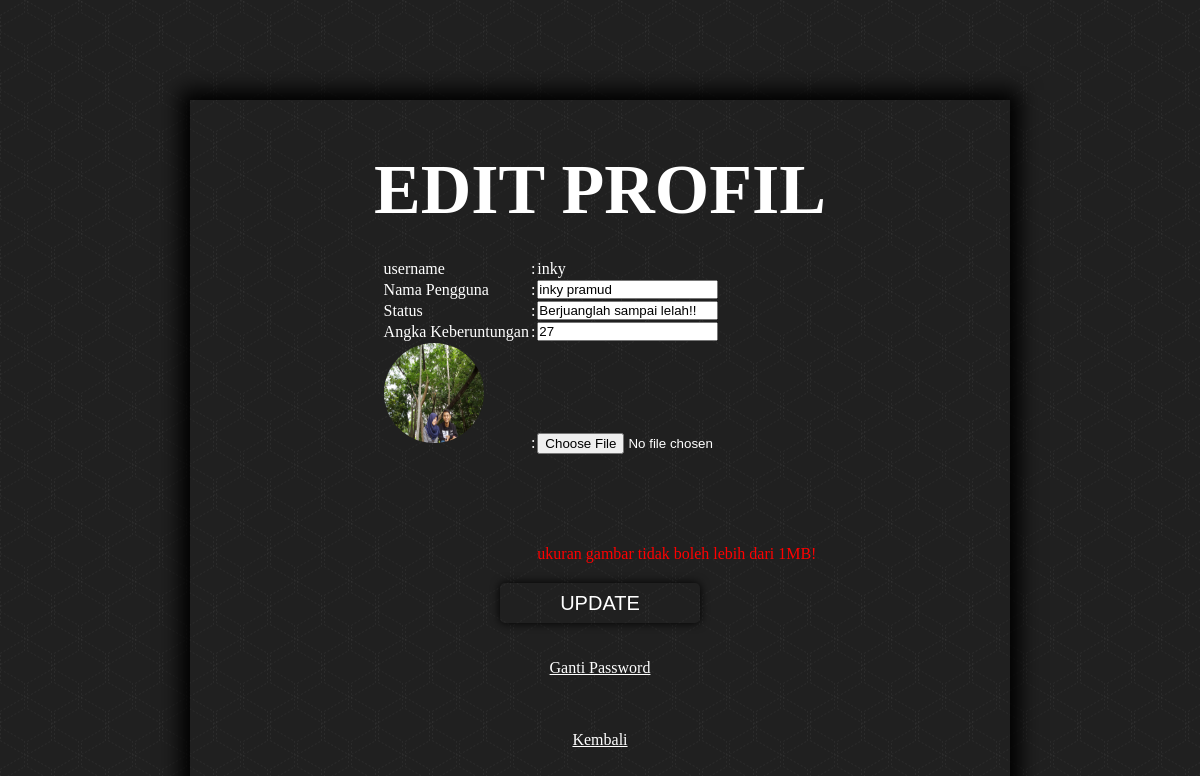
/edit.php (signed in), run on the app's committed database.
### tables this page shows
CREATE TABLE `user` (
  `id_user` int(11) NOT NULL,
  `username` varchar(50) NOT NULL,
  `password` varchar(500) NOT NULL,
  `nama` varchar(100) NOT NULL,
  `image` varchar(500) NOT NULL,
  `status` varchar(500) NOT NULL,
  `number` varchar(100) NOT NULL
);

### edit.php (the view, shortened to what this page needs)
<?php
    require'konek.php';
    $id = $_SESSION['id'];
    $qq = mysqli_query($kon, "SELECT * FROM user WHERE id_user = '$id'");
    $user = mysqli_fetch_assoc($qq);
 ?>
<!DOCTYPE html>
<html>
<head>
</head>
<body>
	<center>
	<div class="kotak">
		<h1>EDIT PROFIL</h1><br>
		<form action="" method="post" enctype="multipart/form-data">
			<table>
				<tr>
					<td><label for="username">username</label></td>
					<td>:</td>
					<td><p><?= $user['username'] ?></p></td>
				</tr>
				<tr>
					<td><label for="nama">Nama Pengguna</label></td>
					<td>:</td>
					<td><input type="text" name="nama" id="nama" autocomplete="off" required="" value="<?= $user['nama'] ?>"></td>
				</tr>
				<tr>
					<td><label for="sts">Status</label></td>
					<td>:</td>
					<td><input type="text" name="sts" id="sts" autocomplete="off" value="<?= $user['status'] ?>"></td>
				</tr>
				<tr>
					<td><label for="ang">Angka Keberuntungan</label></td>
					<td>:</td>
					<td><input type="text" name="ang" id="ang" autocomplete="off" value="<?= $user['number'] ?>"></td>
				</tr>
				<tr>
					<td><img src="<?= $user['image'] ?>" class='aku'></td>
					<td>:</td>
					<td><input type="file" name="gambar" id="gambar" autocomplete="off" ></td>
				</tr>
				<tr>
					<td></td>
					<td></td>
					<td><p class="per">ukuran gambar tidak boleh lebih dari 1MB!</p></td>
				</tr>
			</table>
			<br>
			<center><button type="submit" name="edit">UPDATE</button></center>
		</form>
		<br><br>
		<center><a href="gantip.php" style="color:white;">Ganti Password</a></center>
		<br><br><br>
		<center><a href="beranda.php" style="color:white;">Kembali</a></center>
	</div>
	</center>
</body>
</html>

### edit.php (style rules this page uses)
* { padding: 0; margin: 0; }
table { color: white; }
body { background-image: url('images/use_your_illusion.png'); }
.kotak { margin-top: 100px; padding: 50px; width: 60%; border: none; box-shadow: 0 0 20px 10px black; }
.kotak h1 { color: white; font-weight: bold; margin-bottom: 10px; font-size: 70px; }
.kotak button { width: 200px; height: 40px; background: none; border: none; border-radius: 5px; color: white; box-shadow: 0 0 10px 0.01px black; font-size: 20px; }
.aku { width: 100px; height: 100px; float: left; border-radius: 50%; margin-bottom: 100px; }
.per { color: red; }

### data on the page
user: username "inky", nama "inky pramud", sts "Berjuanglah sampai lelah!!", ang "27", image (picture)
